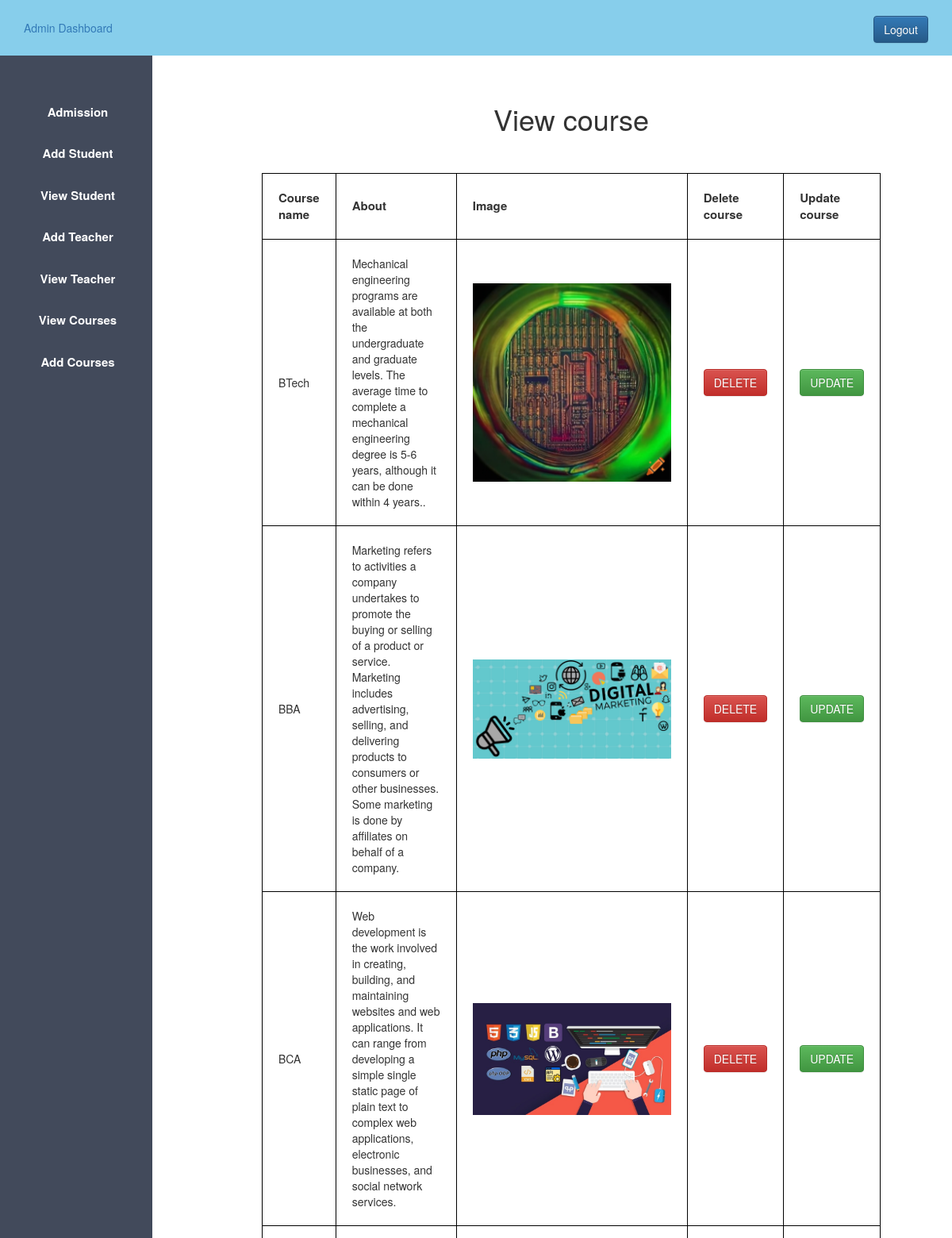
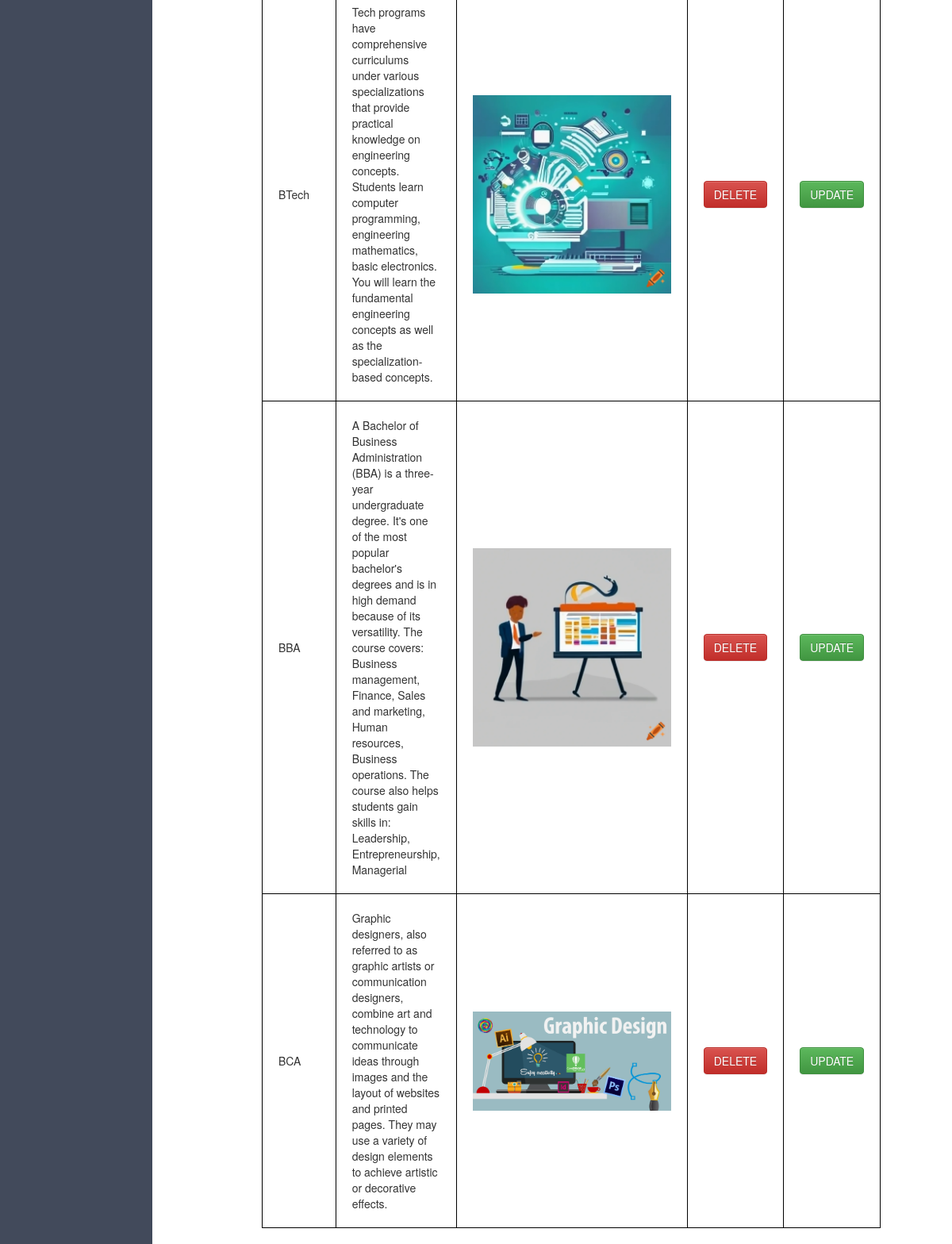
Screenshot of /view_course.php (signed in) with the database file from the repository (2 pictures, top to bottom).
### tables this page shows
CREATE TABLE `course` (
  `id` int(11) NOT NULL,
  `name` varchar(50) DEFAULT NULL,
  `about` text DEFAULT NULL,
  `image` varchar(50) DEFAULT NULL
);

### view_course.php (the view, shortened to what this page needs)
<?php
$host="localhost";
$user="root";
$password="";
$db="schoolproject";
$data=mysqli_connect($host,$user,$password,$db);
$sql="SELECT * from course";
$result = mysqli_query($data, $sql) or die(mysqli_error());
?>
<!DOCTYPE html>
<html lang="en">
<head>
    <?php
    include 'admin_css.php';
    ?>
</head>
<body>
    <?php
    include 'admin_sidebar.php';
    ?>
    <div class="content">
        <center>
            <h1>View course</h1>
            <table>
                <tr>
                    <th>Course name</th>
                    <th>About</th>
                    <th>Image</th>
                    <th>Delete course</th>
                    <th>Update course</th>
                </tr>
            <?php
            while($info=mysqli_fetch_assoc($result)){
                $name = $info["name"];
                $about = $info["about"];
                $image = $info["image"];
                echo "<tr>";
                echo '<td>' . $name . '</td>';
                echo '<td>' . $about . '</td>';
                echo '<td><img src='.$image.' alt="course_image" width="250px"></td>';
                echo '<td>';
                echo '<form action="delete.php" method="GET" onsubmit="return confirmDelete(\'' . $name . '\');">';
                echo '<button type="submit" class="btn btn-danger" name="delete_course">DELETE</button>';
                echo '</form>';
                echo '</td>';
                echo '<td>';
                echo "<form action='update_course.php?course_id={$info['id']}' method='GET'>";
                echo '<button type="submit" class="btn btn-success" >UPDATE</button>';
                echo '</form>';
                echo '</td>';
                echo "<tr>";
            ?>
            <?php
            }
            ?>
            </table>
        </center>
    </div>
</body>
</html>

### admin_css.php (shortened to what this page needs)
<link rel="stylesheet" href="admin.css">
<link rel="stylesheet" href="https://maxcdn.bootstrapcdn.com/bootstrap/3.3.0/css/bootstrap.min.css">
<link rel="stylesheet" href="https://maxcdn.bootstrapcdn.com/bootstrap/3.3.0/css/bootstrap-theme.min.css">

### admin_sidebar.php
<header class="header">
        <a href="adminhome.php">Admin Dashboard</a>
        <div class="logout">
            <a href="logout.php" class="btn btn-primary">Logout</a>
        </div>
</header>
<aside>
    <ul>
        <li>
            <a href="admission.php">Admission</a>
        </li>
        <li>
            <a href="add_student.php">Add Student</a>
        </li>
        <li>
            <a href="view_student.php">View Student</a>
        </li>
        <li>
            <a href="add_teacher.php">Add Teacher</a>
        </li>
        <li>
            <a href="view_teacher.php">View Teacher</a>
        </li>
        <li>
            <a href="view_course.php">View Courses</a>
        </li>
        <li>
            <a href="add_course.php">Add Courses</a>
        </li>
    </ul>
</aside>

### admin.css (style rules this page uses)
* { margin: 0px; margin: 0px; }
a, a:hover { text-decoration: none !important; }
.logout { float: right; padding-right: 30px; }
ul { background-color: #424a5b; width: 16%; height: 100%; position: fixed; padding-top: 5%; text-align: center; padding-left: 4px; }
ul li { list-style: none; font-size: 15px; padding-bottom: 30px; }
ul li a { color: white; transition: all .3s ease-in-out; font-weight: bold; }
.content { margin-left: 20%;; margin-top: 5%; margin-bottom: 20px; }
.header { background-color: skyblue; line-height: 70px; padding-left: 30px; color: #fff; width: 100%; height: 70px; position: fixed; top: 0; right: 0; bottom: 0; left: 0; z-index: 1000; transition: background-color 0.3s ease; }
body { padding-top: 70px; }

### rows the page displays
course: name "BTech", about "Mechanical engineering programs are available at both the undergraduate and graduate levels. The average time to complete a mechanical engineering degree is 5-6 years, although it can be done within 4 years..", image (picture)
course: name "BBA", about "Marketing refers to activities a company undertakes to promote the buying or selling of a product or service. Marketing includes advertising, selling, and delivering products to consumers or other businesses. Some marketing is done by affiliates on behalf of a company.", image (picture)
course: name "BCA", about "Web development is the work involved in creating, building, and maintaining websites and web applications. It can range from developing a simple single static page of plain text to complex web applications, electronic businesses, and social network services.", image (picture)
course: name "BTech", about "Tech programs have comprehensive curriculums under various specializations that provide practical knowledge on engineering concepts. Students learn computer programming, engineering mathematics, basic electronics. You will learn the fundamental engineering concepts as well as the specialization-based concepts.", image (picture)
course: name "BBA", about "A Bachelor of Business Administration (BBA) is a three-year undergraduate degree. It's one of the most popular bachelor's degrees and is in high demand because of its versatility. The course covers: Business management, Finance, Sales and marketing, Human resources, Business operations. The course also helps students gain skills in: Leadership, Entrepreneurship, Managerial", image (picture)
course: name "BCA", about "Graphic designers, also referred to as graphic artists or communication designers, combine art and technology to communicate ideas through images and the layout of websites and printed pages. They may use a variety of design elements to achieve artistic or decorative effects.", image (picture)
